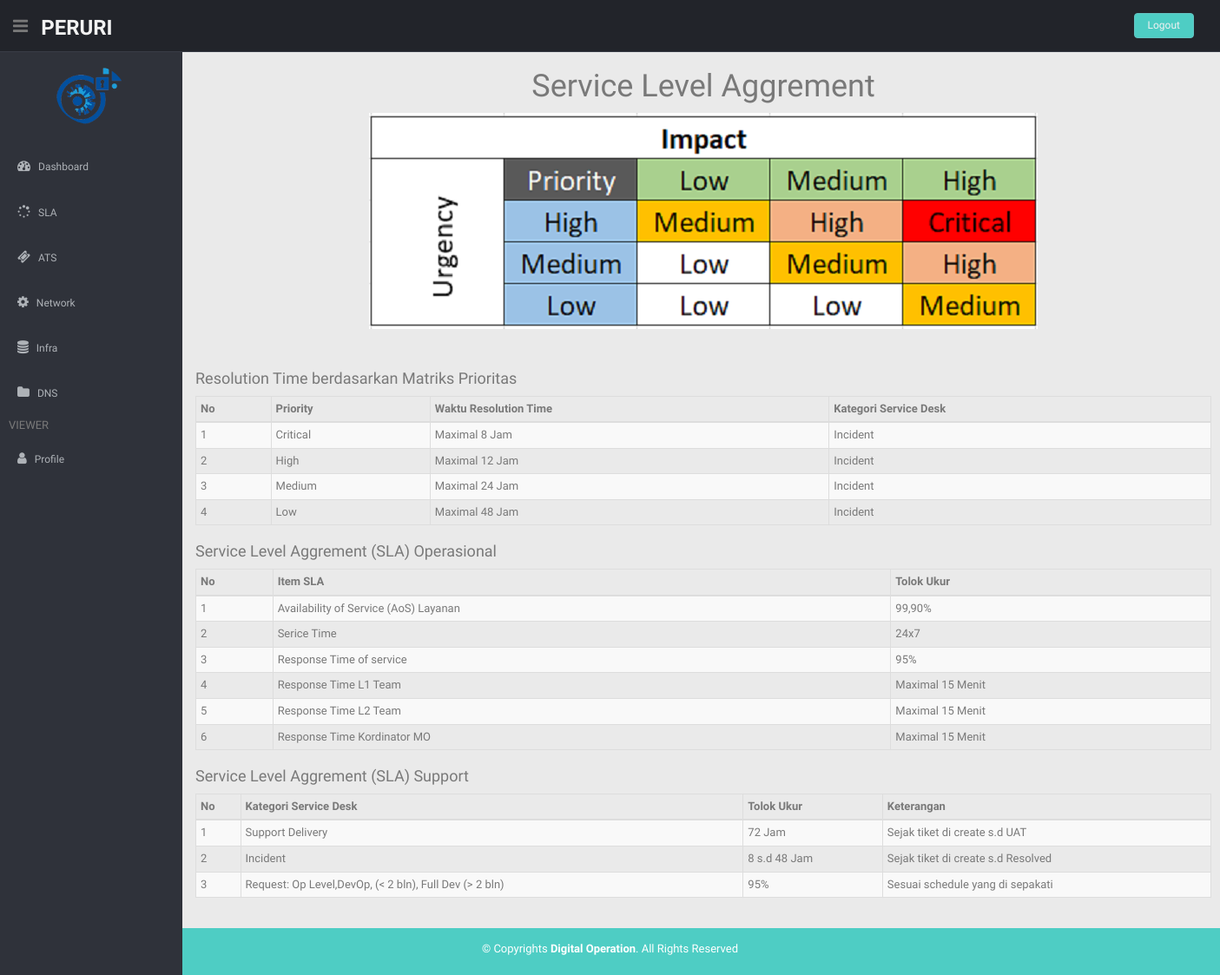
The page /viewer/index.php?page=sla on the database its author committed.
### tables this page shows
CREATE TABLE `resolution_time` (
  `id` int(11) NOT NULL,
  `priority` varchar(50) NOT NULL,
  `resolution` varchar(100) NOT NULL,
  `service_desk` varchar(100) NOT NULL
);

CREATE TABLE `sla_operational` (
  `id` int(11) NOT NULL,
  `item_sla` varchar(255) NOT NULL,
  `tolok_ukur` varchar(255) NOT NULL
);

CREATE TABLE `sla_support` (
  `id` int(11) NOT NULL,
  `service_desk` varchar(255) NOT NULL,
  `tolok_ukur` varchar(255) NOT NULL,
  `keterangan` varchar(255) NOT NULL
);

### viewer/halaman/sla/koneksi.php (called while the page is built, shortened)
<?php
$host = 'localhost' ;
$serverName = 'root' ;
$password = '' ;
$database = 'license' ;
$koneksi = mysqli_connect($host,$serverName,$password,$database);
function query($query)
{
    global $koneksi;
    $data = mysqli_query($koneksi, $query);
    $rows = [];
    while( $row = mysqli_fetch_assoc($data) ) {
        $rows[] = $row;
    }
    return $rows;
}
?>

### viewer/halaman/sla/sla.php (the view, shortened to what this page needs)
<?php
$result = query("SELECT * FROM resolution_time ORDER BY id ASC" );
$op = query("SELECT * FROM sla_operational ORDER BY id ASC" );
$support = query("SELECT * FROM sla_support ORDER BY id ASC" );
?>
<div class="container">
    <div class="row">
        <div class="centered">
            <h1>Service Level Aggrement</h1>
            <img src="img/impact.png" alt="">
        </div>
        <br><br>
        <h4>Resolution Time berdasarkan Matriks Prioritas</h4>
        <table class="table table-bordered table-striped table-condensed">
            <thead>
                <th>No</th>
                <th>Priority</th>
                <th>Waktu Resolution Time</th>
                <th>Kategori Service Desk</th>
            </thead>
            <tbody>
                <?php $x = 1; ?>
                <?php foreach( $result as $data ) : ?>
                <tr>
                    <td> <?= $x; ?> </td>
                    <td> <?= nl2br(htmlspecialchars($data['priority'])); ?> </td>
                    <td> <?= nl2br(htmlspecialchars($data['resolution'])); ?> </td>
                    <td> <?= nl2br(htmlspecialchars($data['service_desk'])); ?> </td>
                    <?php $x++; ?>
                    <?php endforeach; ?>
            </tbody>
        </table>
        <h4>Service Level Aggrement (SLA) Operasional</h4>
        <table class="table table-bordered table-striped table-condensed">
            <thead>
                <th>No</th>
                <th>Item SLA</th>
                <th>Tolok Ukur</th>
            </thead>
            <tbody>
                <?php $x = 1; ?>
                <?php foreach( $op as $data ) : ?>
                <tr>
                    <td> <?= $x; ?> </td>
                    <td> <?= nl2br(htmlspecialchars($data['item_sla'])); ?> </td>
                    <td> <?= nl2br(htmlspecialchars($data['tolok_ukur'])); ?> </td>
                    <?php $x++; ?>
                    <?php endforeach; ?>
            </tbody>
        </table>
        <h4>Service Level Aggrement (SLA) Support</h4>
        <table class="table table-bordered table-striped table-condensed">
            <thead>
                <th>No</th>
                <th>Kategori Service Desk</th>
                <th>Tolok Ukur</th>
                <th>Keterangan</th>
            </thead>
            <tbody>
                <?php $x = 1; ?>
                <?php foreach( $support as $data ) : ?>
                <tr>
                    <td> <?= $x; ?> </td>
                    <td> <?= nl2br(htmlspecialchars($data['service_desk'])); ?> </td>
                    <td> <?= nl2br(htmlspecialchars($data['tolok_ukur'])); ?> </td>
                    <td> <?= nl2br(htmlspecialchars($data['keterangan'])); ?> </td>
                    <?php $x++; ?>
                    <?php endforeach; ?>
            </tbody>
        </table>
    </div>
</div>

### viewer/css/style.css (style rules this page uses)
body { color: #797979; background: #eaeaea; font-family: 'Ruda', sans-serif; padding: 0px !important; margin: 0px !important; font-size:13px; }
.centered { text-align: center; }

### rows shown on the page
resolution_time: priority "Critical", resolution "Maximal 8 Jam", service_desk "Incident"
resolution_time: priority "High", resolution "Maximal 12 Jam", service_desk "Incident"
resolution_time: priority "Medium", resolution "Maximal 24 Jam", service_desk "Incident"
resolution_time: priority "Low", resolution "Maximal 48 Jam", service_desk "Incident"
sla_operational: item_sla "Availability of Service (AoS) Layanan", tolok_ukur "99,90%"
sla_operational: item_sla "Serice Time", tolok_ukur "24x7"
sla_operational: item_sla "Response Time of service", tolok_ukur "95%"
sla_operational: item_sla "Response Time L1 Team", tolok_ukur "Maximal 15 Menit"
sla_operational: item_sla "Response Time L2 Team", tolok_ukur "Maximal 15 Menit"
sla_operational: item_sla "Response Time Kordinator MO", tolok_ukur "Maximal 15 Menit"
sla_support: service_desk "Support Delivery", tolok_ukur "72 Jam", keterangan "Sejak tiket di create s.d UAT"
sla_support: service_desk "Incident", tolok_ukur "8 s.d 48 Jam", keterangan "Sejak tiket di create s.d Resolved"
sla_support: service_desk "Request: Op Level,DevOp, (< 2 bln), Full Dev (> 2 bln)", tolok_ukur "95%", keterangan "Sesuai schedule yang di sepakati"
